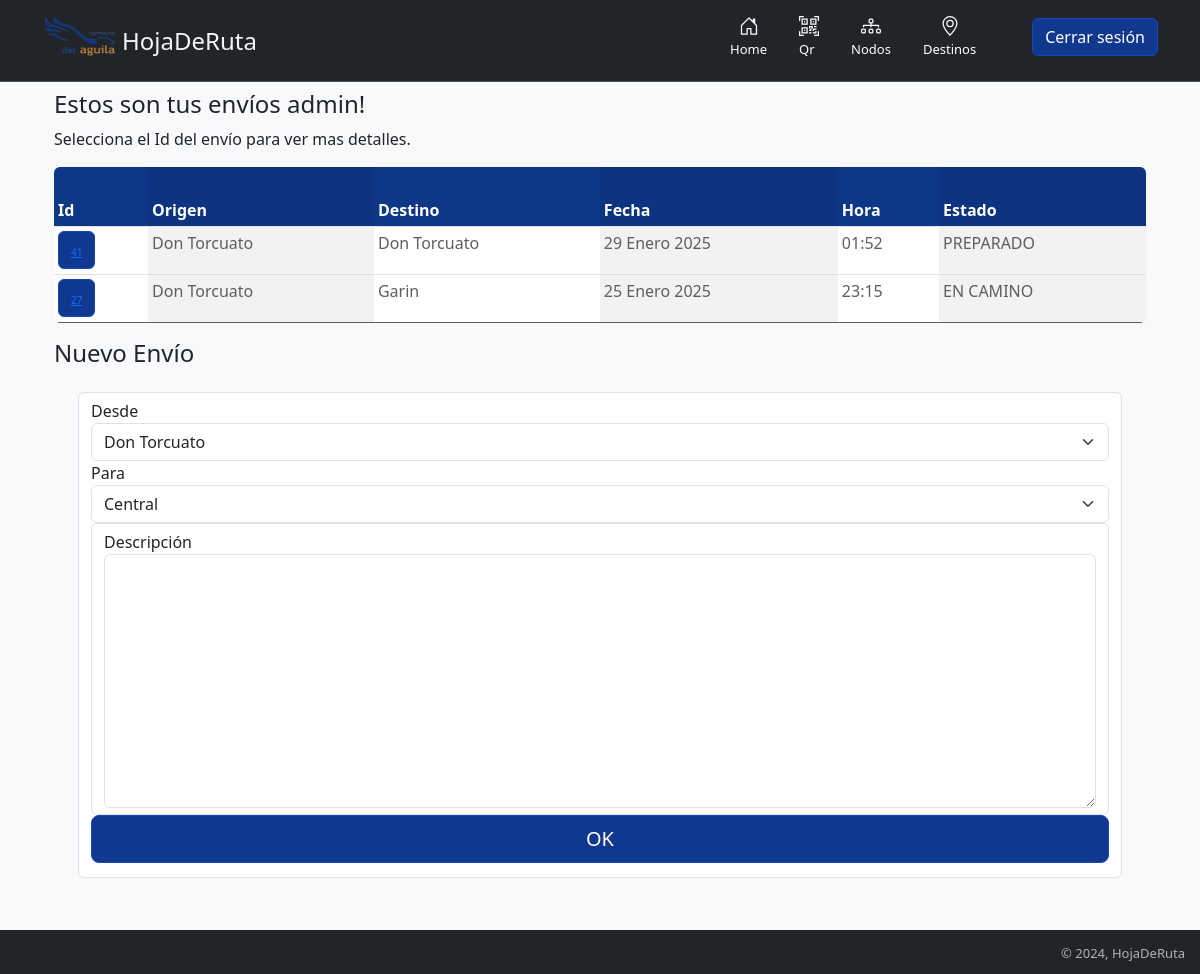
The page /mis_envios/ (signed in) on the database its author committed.
### hojaderuta/models.py (models this page shows, shortened)
class Envio(models.Model):
    usuario= models.ForeignKey(User, on_delete=models.SET_NULL, null= True)
    origen = models.ForeignKey(Nodo, related_name='origen', on_delete=models.SET_NULL, null= True, blank= True)
    otro_origen = models.ForeignKey(Destino, related_name='otro_origen', on_delete=models.SET_NULL, null= True, blank= True)
    estado = models.ForeignKey(Estado, on_delete=models.SET_NULL, null= True,)
    destino = models.ForeignKey(Nodo, related_name= 'destino', on_delete=models.SET_NULL, null= True, blank= True)
    otro_destino = models.ForeignKey(Destino, related_name='otro_destino',  on_delete= models.SET_NULL, null= True, blank= True)
    descripcion = models.TextField(max_length=1000, help_text="Ingrese una breve descripción del envío.", null= False)
    fecha = models.DateField("Fecha de Creacion", null= True, blank=True, default= datetime.today().strftime("%Y-%m-%d"))
    hora = models.TimeField("Hora de Creacion", null= True, blank=True, default= time.strftime("%H:%M:%S", time.localtime()))
    class Meta:
        ordering = ["-id"]

### nodos/models.py (models this page shows, shortened)
class Nodo(models.Model):
    nombre  = models.CharField(max_length=30)
    calle = models.CharField(max_length=30)
    numero = models.IntegerField(null= False)
    localidad = models.CharField(max_length=30)
    NumTelefonoRegex = RegexValidator(regex=r"^\+?1?\d{8,15}$")
    telefono = models.CharField(validators=[NumTelefonoRegex], max_length=16, unique=True)
    maps = models.TextField(max_length=1000, blank=True, null=True)
    estado = models.ForeignKey(Estado, on_delete= models.SET_NULL, null= True)
    def __str__(self):
        return self.nombre

### estados/models.py (models this page shows, shortened)
class Estado(models.Model):
    nombre= models.CharField(max_length=30, null= False)
    color= models.CharField(max_length=30, null= True, blank= True)
    def __str__(self):
        return '%s' %self.nombre

### hojaderuta/views.py (the view, shortened to what this page needs)
# urls.py: path('mis_envios/', usuario.mis_envios, name= 'mis_envios'),
    def mis_envios(self, request):
        self.params['preparados'] = []
        self.params['en_camino'] = []
        if request.user.is_authenticated:
            self.obtener_nodos(request)
            self.obtener_nodos_destinos(self.nodos)
            self.params['form'] = EnvioForm()
            for nodo in self.params['perfil']:
                self.params['preparados'].append(self.envio.filter(origen = nodo.nodo.id).filter(estado = self.preparado).exclude( origen = None ).exclude( destino = None ))
                self.params['en_camino'].append(self.envio.filter(estado = self.en_camino).filter(origen = nodo.nodo.id).exclude( origen = None ).exclude( destino = None ))
        return render(request, 'hojaderuta/envios.html', self.params )

### hojaderuta/forms.py
class EnvioForm(forms.ModelForm):
    class Meta:
        model = Envio
        widgets = {
            'origen': forms.Select(attrs={'class': 'form-select'}),
            'destino': forms.Select(attrs={'class': 'form-select'}),
            'descripcion': forms.Textarea(attrs={'class': 'form-control'}),
        }
        fields = ['origen', 'destino' ,'descripcion']
    def __init__(self, *args, **kwargs):
        super(EnvioForm, self).__init__(*args, **kwargs)

### farmacia/models.py (called while the page is built)
    def obtener_nodos(self, request):
        self.params['perfil'] = self.perfil.filter( usuario= request.user)

    def obtener_nodos_destinos(self, nodo):
        self.params['nodos'] = nodo.filter( estado = self.activo)

### hojaderuta/templatetags/mi_templatetag.py (called while the page is built)
@register.filter(name= 'ver_destino')
def ver_destino(envio):
    if envio.destino == None:
        return envio.otro_destino
    else:
        return envio.destino

### templates/hojaderuta/envios.html
{% extends "layout.html" %}
{% load static %}
{% block content %}
{% if user.is_authenticated %}
    <div class="container">
        <div class="row">
            <div class="col">
                <h4>Estos son tus envíos {{ user.get_username }}!</h4>
                <p>Selecciona el Id del envío para ver mas detalles.</p>
                {% include "hojaderuta/tabla_envios.html" %}
            </div>
        </div>
    </div>
    <div class="container">
        <div class="row">
            <div class="col">
                <h4>Nuevo Envío</h4>
                {% include "hojaderuta/form_nuevo_envio.html" %}
            </div>
        </div>
    </div>
{% else %}
    {% include "login-register.html" %}
{% endif %}
{% endblock %}

### templates/hojaderuta/tabla_envios.html
{% load mi_templatetag %}
<div class="table-responsive">
    <table class="table table-striped-columns table-sm">
        <thead>
            <tr>
            <th scope="col" style="background-color: #0e3788; color: white;">Id</th>
            <th scope="col" style="background-color: #0e3788; color: white;">Origen</th>
            <th scope="col" style="background-color: #0e3788; color: white;">Destino</th>
            <th scope="col" style="background-color: #0e3788; color: white;">Fecha</th>
            <th scope="col" style="background-color: #0e3788; color: white;">Hora</th>
            <th scope="col" style="background-color: #0e3788; color: white;">Estado</th>
            </tr>
        </thead>
        <tbody>
        {% for envios in preparados %}
            {% for envio in envios %}
                <tr>
                    <th style="color: rgb(94, 94, 94);" scope="row">
                        <button type="button" class="btn btn-primary">
                            <a href="{% url 'ver_envio' envio.id %}">{{ envio.id }}</a>
                        </button>
                    </th>
                    <td style="color: rgb(94, 94, 94);">{{ envio.origen }}</td>
                    <td style="color: rgb(94, 94, 94);">{{ envio|ver_destino }}</td>
                    <td style="color: rgb(94, 94, 94);">{{ envio.fecha }}</td>
                    <td style="color: rgb(94, 94, 94);">{{ envio.hora }}</td>
                    <td style="color: rgb(94, 94, 94);">{{ envio.estado }}</td>
                </tr>
            {% endfor %}
            {% empty %}
                <p>No tienes envios preparados</p>
        {% endfor %}
        {% for envios in en_camino %}
            {% for envio in envios %}
                    <tr>
                        <th style="color: rgb(94, 94, 94);" scope="row">
                            <button type="button" class="btn btn-primary">
                                <a href="{% url 'ver_envio' envio.id %}">{{ envio.id }}</a>
                            </button>
                        </th>
                        <td style="color: rgb(94, 94, 94);">{{ envio.origen }}</td>
                        <td style="color: rgb(94, 94, 94);">{{ envio|ver_destino }}</td>
                        <td style="color: rgb(94, 94, 94);">{{ envio.fecha }}</td>
                        <td style="color: rgb(94, 94, 94);">{{ envio.hora }}</td>
                        <td style="color: rgb(94, 94, 94);">{{ envio.estado }}</td>
                    </tr>
            {% endfor %}
            {% empty %}
                <p>No tienes envios en camino</p>
        {% endfor %}
        </tbody>
    </table>
</div>

### rows shown on the page
Envio: id "41", origen "Don Torcuato", destino.nombre "Don Torcuato", fecha "29 Enero 2025", hora "01:52", estado "PREPARADO"
Envio: id "27", origen "Don Torcuato", destino.nombre "Garin", fecha "25 Enero 2025", hora "23:15", estado "EN CAMINO"

### other values the page prints
{{ user.get_username }} "admin"
form field origen "Don Torcuato"
form field destino "Central"
